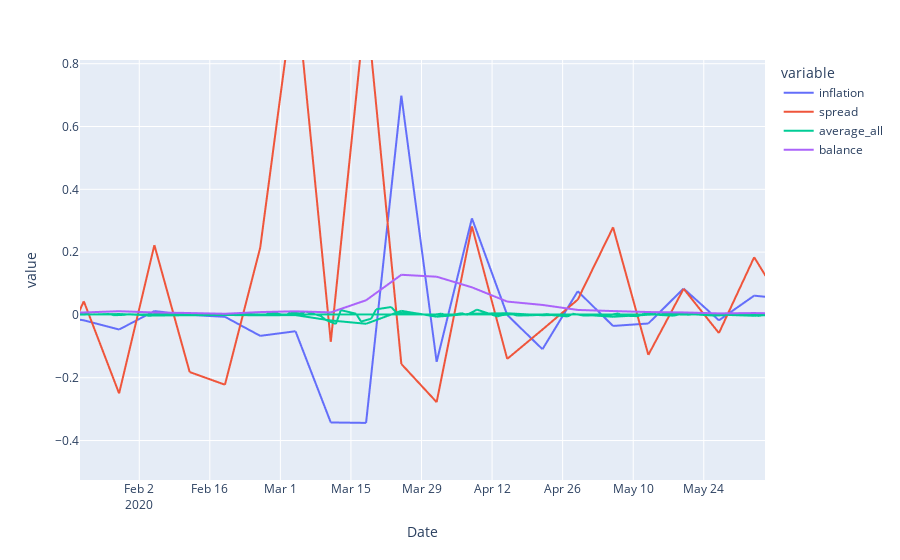

Notebook code cell kept with this figure:
### Code cell
import plotly.express as px 
import pandas as pd 
import numpy as np 
import os

# data


df_long=pd.melt(df_merged , id_vars=['Date'], value_vars=['inflation','spread','average_all','balance'])

fig = px.line(df_long, x='Date', y='value', color='variable')
fig.show()

### Figure 1 — Plotly figure (JSON) as saved in the notebook; plotly's stock layout.template omitted (floating-point values rounded to 4 significant figures; data arrays with more than 128 entries replaced by an {"elided": "..."} marker saying what was removed)
{"data": [{"hovertemplate": "variable=inflation<br>Date=%{x}<br>value=%{y}<extra></extra>", "legendgroup": "inflation", "line": {"color": "#636efa", "dash": "solid"}, "marker": {"symbol": "circle"}, "mode": "lines", "name": "inflation", "showlegend": true, "type": "scattergl", "x": {"elided": "1857 str values"}, "xaxis": "x", "y": {"elided": "1857 float values"}, "yaxis": "y"}, {"hovertemplate": "variable=spread<br>Date=%{x}<br>value=%{y}<extra></extra>", "legendgroup": "spread", "line": {"color": "#EF553B", "dash": "solid"}, "marker": {"symbol": "circle"}, "mode": "lines", "name": "spread", "showlegend": true, "type": "scattergl", "x": {"elided": "1857 str values"}, "xaxis": "x", "y": {"elided": "1857 float values"}, "yaxis": "y"}, {"hovertemplate": "variable=average_all<br>Date=%{x}<br>value=%{y}<extra></extra>", "legendgroup": "average_all", "line": {"color": "#00cc96", "dash": "solid"}, "marker": {"symbol": "circle"}, "mode": "lines", "name": "average_all", "showlegend": true, "type": "scattergl", "x": {"elided": "1857 str values"}, "xaxis": "x", "y": {"elided": "1857 float values"}, "yaxis": "y"}, {"hovertemplate": "variable=balance<br>Date=%{x}<br>value=%{y}<extra></extra>", "legendgroup": "balance", "line": {"color": "#ab63fa", "dash": "solid"}, "marker": {"symbol": "circle"}, "mode": "lines", "name": "balance", "showlegend": true, "type": "scattergl", "x": {"elided": "1857 str values"}, "xaxis": "x", "y": {"elided": "1857 float values"}, "yaxis": "y"}], "layout": {"autosize": true, "dragmode": "zoom", "legend": {"title": {"text": "variable"}, "tracegroupgap": 0}, "margin": {"t": 60}, "xaxis": {"anchor": "y", "autorange": false, "domain": [0, 1], "range": ["2020-01-21 05:54:36.6198", "2020-06-05 03:27:23.9311"], "title": {"text": "Date"}, "type": "date"}, "yaxis": {"anchor": "x", "autorange": false, "domain": [0, 1], "range": [-0.5256, 0.8117], "title": {"text": "value"}, "type": "linear"}}}
